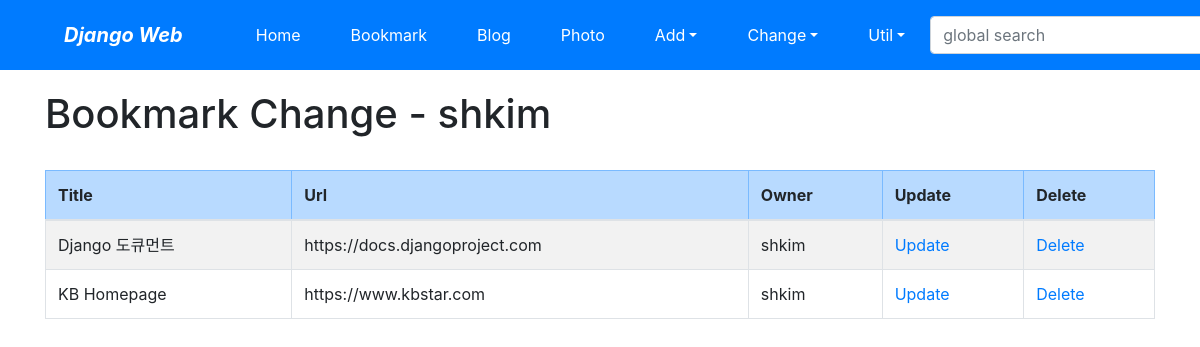
The app's page /bookmark/change/ (signed in) with its own data.
### bookmark/models.py (models this page shows, shortened)
class Bookmark(models.Model):
    title = models.CharField('TITLE', max_length=100, blank=True)
    url = models.URLField('URL', unique=True)
    owner = models.ForeignKey(User, on_delete=models.CASCADE, blank=True, null=True)

### bookmark/views.py (the view)
class BookmarkChangeLV(LoginRequiredMixin, ListView):
    template_name = 'bookmark/bookmark_change_list.html'
    def get_queryset(self):
        return Bookmark.objects.filter(owner=self.request.user)

### bookmark/templates/bookmark/bookmark_change_list.html (shortened to what this page needs)
{% extends "base.html" %}
{% block content %}
    <h1>Bookmark Change - {{user}}</h1>
    <br>
    <table class="table table-bordered table-condensed table-striped">
        <thead>
            <tr class="table-primary">
                <th>Title</th>
                <th>Url</th>
                <th>Owner</th>
                <th>Update</th>
                <th>Delete</th>
            </tr>
        </thead>
        <tbody>
            {% for item in object_list %}
            <tr>
                <td>{{ item.title }}</td>
                <td>{{ item.url }}</td>
                <td>{{ item.owner }}</td>
                <td><a href="{% url 'bookmark:update' item.id %}">Update</a></td>
                <td><a href="{% url 'bookmark:delete' item.id %}">Delete</a></td>
            </tr>
            {% endfor %}
        </tbody>
    </table>
{% endblock %}

### records on screen
Bookmark: title "Django 도큐먼트", url "https://docs.djangoproject.com", owner "shkim"
Bookmark: title "KB Homepage", url "https://www.kbstar.com", owner "shkim"

### other values on screen
{{ user }} "shkim"
